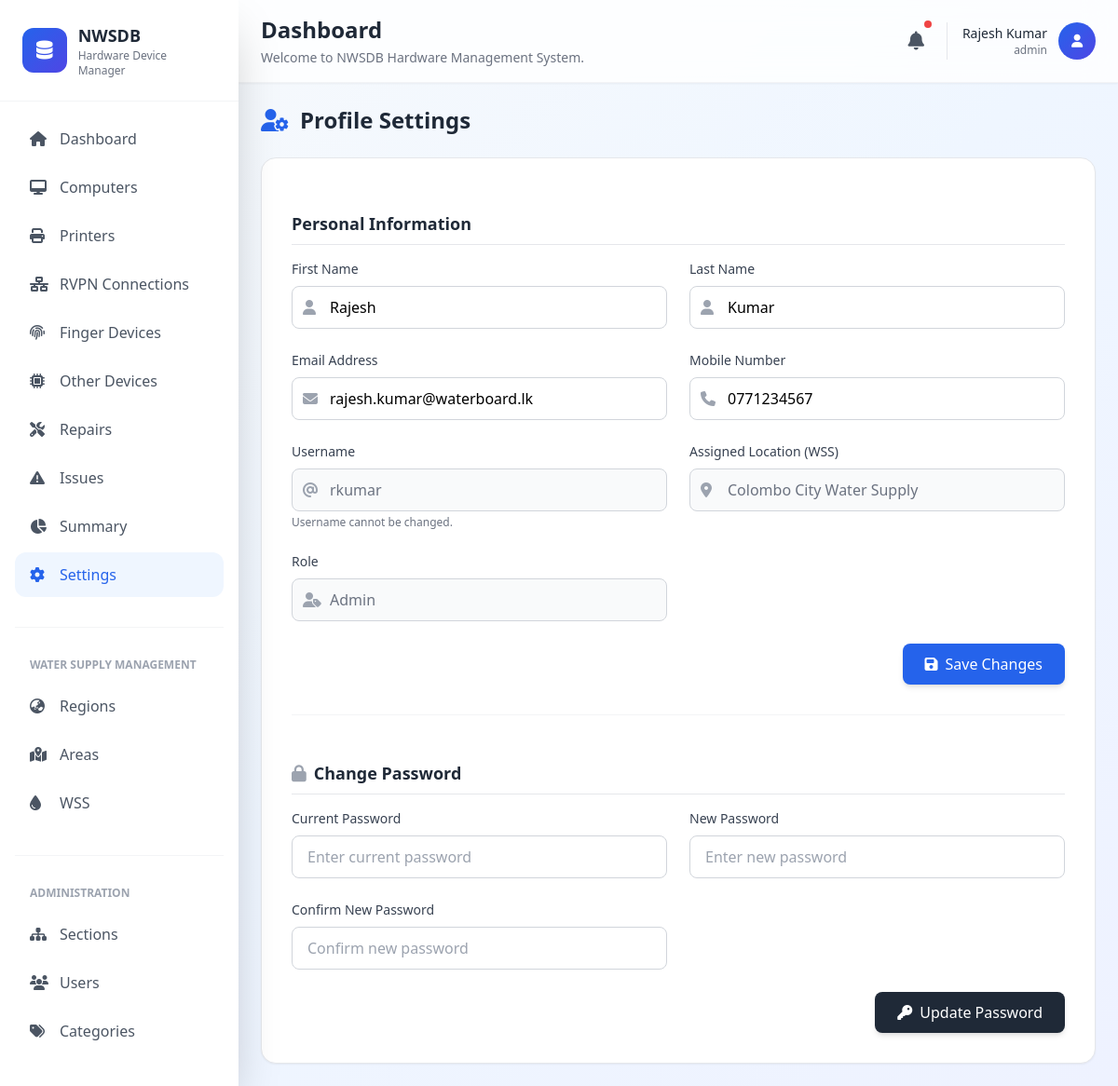
Page /pages/settings.php (signed in) on the committed database.
### tables this page shows
CREATE TABLE users (
  user_id INT UNSIGNED AUTO_INCREMENT PRIMARY KEY,
  first_name VARCHAR(100) NOT NULL,
  last_name VARCHAR(100) NOT NULL,
  username VARCHAR(50) UNIQUE,
  email VARCHAR(150) NOT NULL UNIQUE,
  mobile_number VARCHAR(15) UNIQUE,
  gender VARCHAR(10),
  password VARCHAR(255) NOT NULL,
  wss_id INT DEFAULT NULL,
  role ENUM('admin','user') NOT NULL DEFAULT 'user',
  status ENUM('active','inactive','suspended') DEFAULT 'active',
  updated_at TIMESTAMP DEFAULT CURRENT_TIMESTAMP ON UPDATE CURRENT_TIMESTAMP,
  created_at TIMESTAMP DEFAULT CURRENT_TIMESTAMP,
  last_login DATETIME DEFAULT NULL,
  CONSTRAINT fk_users_wss FOREIGN KEY (wss_id)
    REFERENCES water_supply_schemes(wss_id) ON DELETE SET NULL
);

CREATE TABLE water_supply_schemes (
  wss_id INT NOT NULL AUTO_INCREMENT,
  area_id INT NOT NULL,
  wss_code VARCHAR(20) NOT NULL,
  wss_name VARCHAR(100) NOT NULL,
  status ENUM('active','inactive','maintenance') DEFAULT 'active',
  created_at TIMESTAMP DEFAULT CURRENT_TIMESTAMP,
  updated_at TIMESTAMP DEFAULT CURRENT_TIMESTAMP ON UPDATE CURRENT_TIMESTAMP,
  PRIMARY KEY (wss_id),
  UNIQUE (wss_code),
  CONSTRAINT fk_wss_area FOREIGN KEY (area_id)
    REFERENCES areas(area_id) ON DELETE CASCADE
);

### functions/Database.php (called while the page is built, shortened)
<?php
class Database
{
    private $conn;
    private static $instance = null;
    private function __construct()
    {
        try {
            $this->conn = new PDO(
                "mysql:host=" . DB_HOST . ";dbname=" . DB_NAME,
                DB_USERNAME,
                DB_PASSWORD
            );
            $this->conn->setAttribute(PDO::ATTR_ERRMODE, PDO::ERRMODE_EXCEPTION);
            $this->conn->setAttribute(PDO::ATTR_DEFAULT_FETCH_MODE, PDO::FETCH_ASSOC);
        } catch (PDOException $e) {
            die("Connection failed: " . $e->getMessage());
        }
    }
    public static function getInstance()
    {
        if (self::$instance === null) {
            self::$instance = new self();
        }
        return self::$instance;
    }
    private function executeQuery($query, $params = [])
    {
        try {
            $stmt = $this->conn->prepare($query);
            $stmt->execute($params);
            return $stmt;
        } catch (PDOException $e) {
            error_log("Query execution failed: " . $e->getMessage());
            return false;
        }
    }
    public function select($table, $columns = ["*"], $where = [], $orderBy = "", $limit = null, $offset = null)
    {
        try {
            $query = "SELECT " . implode(", ", $columns) . " FROM {$table}";
            $params = [];
            if (!empty($where)) {
                $whereParts = array_map(function ($key) {
                    return "{$key} = ?";
                }, array_keys($where));
                $query .= " WHERE " . implode(" AND ", $whereParts);
                $params = array_values($where);
            }
            $stmt = $this->executeQuery($query, $params);
            return $stmt ? $stmt->fetchAll() : false;
        } catch (PDOException $e) {
            error_log("Select failed: " . $e->getMessage());
            return false;
        }
    }
    public function getById($table, $id, $idColumn = 'id')
    {
        try {
            $query = "SELECT * FROM {$table} WHERE {$idColumn} = ? LIMIT 1";
            $stmt = $this->executeQuery($query, [$id]);
            return $stmt ? $stmt->fetch() : false;
        } catch (PDOException $e) {
            error_log("GetById failed: " . $e->getMessage());
            return false;
        }
    }
}

### functions/DbHelper.php (called while the page is built, shortened)
<?php
require_once __DIR__ . '/Database.php';
class DbHelper
{
    private static $db;
    public static function init()
    {
        if (!self::$db) {
            self::$db = Database::getInstance();
        }
    }
    public static function getUserById($userId)
    {
        $userInfo = self::$db->getById('users', $userId, $idColumn = 'user_id');
        return $userInfo ? $userInfo : false;
    }
}

### pages/settings.php (the view, shortened to what this page needs)
<?php
require_once __DIR__ . '/../middleware/auth.php';
require_once __DIR__ . '/../functions/DbHelper.php';
$userId = $_SESSION['user']['id'];
$user = DbHelper::getUserById($userId);
$wssName = 'Not Assigned';
if (!empty($user['wss_id'])) {
    $wss = Database::getInstance()->select('water_supply_schemes', ['wss_name'], ['wss_id' => $user['wss_id']]);
    if ($wss && count($wss) > 0) {
        $wssName = $wss[0]['wss_name'];
    }
}
?>
<!DOCTYPE html>
<html lang="en">
<head>
  <script src="https://cdn.tailwindcss.com"></script>
  <link rel="stylesheet" href="https://cdnjs.cloudflare.com/ajax/libs/font-awesome/6.4.0/css/all.min.css" />
</head>
<body class="bg-gradient-to-br from-slate-50 via-blue-50 to-indigo-50 min-h-screen">
  <?php
  include_once __DIR__ . '/../includes/sidemenu.php';
  ?>
  <main class="lg:ml-64 min-h-screen">
    <?php include_once __DIR__ . '/../includes/header.php'; ?>
    <div class="p-6 space-y-6">
      <div class="max-w-4xl mx-auto">
        <h2 class="text-2xl font-bold text-gray-800 mb-6 flex items-center">
            <i class="fas fa-user-cog text-blue-600 mr-3"></i> Profile Settings
        </h2>
        <div class="bg-white rounded-2xl shadow-sm border border-gray-200 overflow-hidden">
            <div class="p-6 md:p-8 space-y-8">
                <form action="admin/handlers/profile-handler.php" method="POST" class="space-y-6">
                    <div>
                        <h3 class="text-lg font-semibold text-gray-800 border-b pb-2 mb-4">Personal Information</h3>
                        <div class="grid grid-cols-1 md:grid-cols-2 gap-6">
                            <div>
                                <label class="block text-sm font-medium text-gray-700 mb-2">First Name</label>
                                <div class="relative">
                                    <span class="absolute inset-y-0 left-0 pl-3 flex items-center text-gray-400">
                                        <i class="fas fa-user"></i>
                                    </span>
                                    <input type="text" name="first_name" value="<?= htmlspecialchars($user['first_name'] ?? '') ?>" required
                                        class="w-full pl-10 pr-4 py-2.5 rounded-lg border border-gray-300 focus:ring-2 focus:ring-blue-200 focus:border-blue-500 outline-none transition-all">
                                </div>
                            </div>
                            <div>
                                <label class="block text-sm font-medium text-gray-700 mb-2">Last Name</label>
                                <div class="relative">
                                    <span class="absolute inset-y-0 left-0 pl-3 flex items-center text-gray-400">
                                        <i class="fas fa-user"></i>
                                    </span>
                                    <input type="text" name="last_name" value="<?= htmlspecialchars($user['last_name'] ?? '') ?>" required
                                        class="w-full pl-10 pr-4 py-2.5 rounded-lg border border-gray-300 focus:ring-2 focus:ring-blue-200 focus:border-blue-500 outline-none transition-all">
                                </div>
                            </div>
                            <div>
                                <label class="block text-sm font-medium text-gray-700 mb-2">Email Address</label>
                                <div class="relative">
                                    <span class="absolute inset-y-0 left-0 pl-3 flex items-center text-gray-400">
                                        <i class="fas fa-envelope"></i>
                                    </span>
                                    <input type="email" name="email" value="<?= htmlspecialchars($user['email'] ?? '') ?>" required
                                        class="w-full pl-10 pr-4 py-2.5 rounded-lg border border-gray-300 focus:ring-2 focus:ring-blue-200 focus:border-blue-500 outline-none transition-all">
                                </div>
                            </div>
                            <div>
                                <label class="block text-sm font-medium text-gray-700 mb-2">Mobile Number</label>
                                <div class="relative">
                                    <span class="absolute inset-y-0 left-0 pl-3 flex items-center text-gray-400">
                                        <i class="fas fa-phone"></i>
                                    </span>
                                    <input type="text" name="mobile_number" value="<?= htmlspecialchars($user['mobile_number'] ?? '') ?>"
                                        class="w-full pl-10 pr-4 py-2.5 rounded-lg border border-gray-300 focus:ring-2 focus:ring-blue-200 focus:border-blue-500 outline-none transition-all">
                                </div>
                            </div>
                            <div>
                                <label class="block text-sm font-medium text-gray-700 mb-2">Username</label>
                                <div class="relative">
                                    <span class="absolute inset-y-0 left-0 pl-3 flex items-center text-gray-400">
                                        <i class="fas fa-at"></i>
                                    </span>
                                    <input type="text" value="<?= htmlspecialchars($user['username'] ?? '') ?>" readonly
                                        class="w-full pl-10 pr-4 py-2.5 rounded-lg border border-gray-300 bg-gray-50 text-gray-500 cursor-not-allowed">
                                </div>
                                <p class="text-xs text-gray-500 mt-1">Username cannot be changed.</p>
                            </div>
                             <div>
                                <label class="block text-sm font-medium text-gray-700 mb-2">Assigned Location (WSS)</label>
                                <div class="relative">
                                    <span class="absolute inset-y-0 left-0 pl-3 flex items-center text-gray-400">
                                        <i class="fas fa-map-marker-alt"></i>
                                    </span>
                                    <input type="text" value="<?= htmlspecialchars($wssName) ?>" readonly
                                        class="w-full pl-10 pr-4 py-2.5 rounded-lg border border-gray-300 bg-gray-50 text-gray-500 cursor-not-allowed">
                                </div>
                            </div>
                            <div>
                                <label class="block text-sm font-medium text-gray-700 mb-2">Role</label>
                                <div class="relative">
                                    <span class="absolute inset-y-0 left-0 pl-3 flex items-center text-gray-400">
                                        <i class="fas fa-user-tag"></i>
                                    </span>
                                    <input type="text" value="<?= htmlspecialchars(ucfirst($user['role'])) ?>" readonly
                                        class="w-full pl-10 pr-4 py-2.5 rounded-lg border border-gray-300 bg-gray-50 text-gray-500 cursor-not-allowed">
                                </div>
                            </div>
                        </div>
                        <div class="mt-6 flex justify-end">
                            <button type="submit" class="px-6 py-2.5 bg-blue-600 text-white font-medium rounded-lg hover:bg-blue-700 focus:ring-4 focus:ring-blue-200 transition-all shadow-md flex items-center">
                                <i class="fas fa-save mr-2"></i> Save Changes
                            </button>
                        </div>
                    </div>
                </form>
                <form action="admin/handlers/profile-handler.php" method="POST" class="space-y-6 pt-6 border-t border-gray-100">
                    <div>
                        <h3 class="text-lg font-semibold text-gray-800 border-b pb-2 mb-4 flex items-center">
                            <i class="fas fa-lock mr-2 text-gray-400"></i> Change Password
                        </h3>
                        <div class="grid grid-cols-1 md:grid-cols-2 gap-6">
                            <div class="md:col-span-2 lg:col-span-1">
                                <label class="block text-sm font-medium text-gray-700 mb-2">Current Password</label>
                                <input type="password" name="current_password" required placeholder="Enter current password"
                                    class="w-full px-4 py-2.5 rounded-lg border border-gray-300 focus:ring-2 focus:ring-blue-200 focus:border-blue-500 outline-none transition-all">
                            </div>
                            <div>
                                <label class="block text-sm font-medium text-gray-700 mb-2">New Password</label>
                                <input type="password" name="new_password" required placeholder="Enter new password"
                                    class="w-full px-4 py-2.5 rounded-lg border border-gray-300 focus:ring-2 focus:ring-blue-200 focus:border-blue-500 outline-none transition-all">
                            </div>
                            <div>
                                <label class="block text-sm font-medium text-gray-700 mb-2">Confirm New Password</label>
                                <input type="password" name="confirm_password" required placeholder="Confirm new password"
                                    class="w-full px-4 py-2.5 rounded-lg border border-gray-300 focus:ring-2 focus:ring-blue-200 focus:border-blue-500 outline-none transition-all">
                            </div>
                        </div>
                        <div class="mt-6 flex justify-end">
                            <button type="submit" class="px-6 py-2.5 bg-gray-800 text-white font-medium rounded-lg hover:bg-gray-900 focus:ring-4 focus:ring-gray-200 transition-all shadow-md flex items-center">
                                <i class="fas fa-key mr-2"></i> Update Password
                            </button>
                        </div>
                    </div>
                </form>
            </div>
        </div>
      </div>
    </div>
  </main>
</body>
</html>

### rows in the picture
users: first_name "Rajesh", last_name "Kumar", email "rajesh.kumar@waterboard.lk", mobile_number "0771234567", username "rkumar", role "Admin"
water_supply_schemes: wss_name "Colombo City Water Supply"

### other values in the picture
$page_title "Dashboard"
$page_description "Welcome to NWSDB Hardware Management System."
$name "Rajesh Kumar"
$role "admin"
